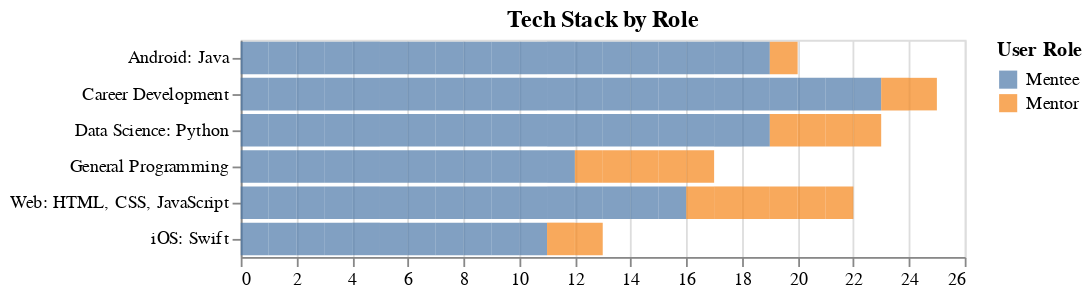

Notebook code for this chart:
### Code cell
tech_stack_by_role(DF)

### Figure 1 — Vega-Lite specification as saved in the notebook (floating-point values rounded to 4 significant figures)
{"config": {"view": {"continuousWidth": 400, "continuousHeight": 300}}, "data": {"name": "data-0b7b05a16d8776ed2d4fef90daa18653"}, "mark": {"type": "bar", "opacity": 0.7}, "encoding": {"color": {"field": "user_role", "title": "User Role", "type": "nominal"}, "tooltip": [{"field": "tech_stack", "type": "nominal"}, {"field": "name", "type": "nominal"}, {"field": "user_role", "type": "nominal"}], "x": {"aggregate": "count", "title": "", "type": "quantitative"}, "y": {"field": "tech_stack", "title": "", "type": "nominal"}}, "title": "Tech Stack by Role", "$schema": "https://vega.github.io/schema/vega-lite/v4.17.0.json", "datasets": {"data-0b7b05a16d8776ed2d4fef90daa18653": [{"tech_stack": "Web: HTML, CSS, JavaScript", "name": "Coraline Smith", "user_role": "Mentee"}, {"tech_stack": "iOS: Swift", "name": "Ali Turner", "user_role": "Mentee"}, {"tech_stack": "Web: HTML, CSS, JavaScript", "name": "Calliope Gutierrez", "user_role": "Mentee"}, {"tech_stack": "Career Development", "name": "Adelyn Cooper", "user_role": "Mentee"}, {"tech_stack": "Career Development", "name": "Juniper Gonzales", "user_role": "Mentee"}, {"tech_stack": "Android: Java", "name": "Rhea Davis", "user_role": "Mentee"}, {"tech_stack": "General Programming", "name": "Lorelai Rogers", "user_role": "Mentee"}, {"tech_stack": "Career Development", "name": "Phoenix Hernandez", "user_role": "Mentee"}, {"tech_stack": "Career Development", "name": "Alberto Watson", "user_role": "Mentee"}, {"tech_stack": "Web: HTML, CSS, JavaScript", "name": "Hector Anderson", "user_role": "Mentee"}, {"tech_stack": "Data Science: Python", "name": "Brynn Gutierrez", "user_role": "Mentee"}, {"tech_stack": "Android: Java", "name": "Emilia Myers", "user_role": "Mentee"}, {"tech_stack": "Career Development", "name": "Adam Cook", "user_role": "Mentee"}, {"tech_stack": "Data Science: Python", "name": "Freyja Wood", "user_role": "Mentee"}, {"tech_stack": "General Programming", "name": "Briar Evans", "user_role": "Mentee"}, {"tech_stack": "Web: HTML, CSS, JavaScript", "name": "Catalina Moore", "user_role": "Mentee"}, {"tech_stack": "iOS: Swift", "name": "Brennan Walker", "user_role": "Mentee"}, {"tech_stack": "Web: HTML, CSS, JavaScript", "name": "Ariyah Scott", "user_role": "Mentee"}, {"tech_stack": "Web: HTML, CSS, JavaScript", "name": "Bellamy Moore", "user_role": "Mentee"}, {"tech_stack": "Web: HTML, CSS, JavaScript", "name": "Dallas Sanders", "user_role": "Mentee"}, {"tech_stack": "Data Science: Python", "name": "Skyler Lopez", "user_role": "Mentee"}, {"tech_stack": "Android: Java", "name": "Milana Murphy", "user_role": "Mentee"}, {"tech_stack": "Data Science: Python", "name": "Wyatt Hughes", "user_role": "Mentee"}, {"tech_stack": "Web: HTML, CSS, JavaScript", "name": "Sarai Myers", "user_role": "Mentee"}, {"tech_stack": "Web: HTML, CSS, JavaScript", "name": "Sabrina Long", "user_role": "Mentee"}, {"tech_stack": "Career Development", "name": "Ella Scott", "user_role": "Mentee"}, {"tech_stack": "iOS: Swift", "name": "Princeton Hughes", "user_role": "Mentee"}, {"tech_stack": "Data Science: Python", "name": "Kadence Mitchell", "user_role": "Mentee"}, {"tech_stack": "Career Development", "name": "Clarissa White", "user_role": "Mentee"}, {"tech_stack": "General Programming", "name": "Adele Kelly", "user_role": "Mentee"}, {"tech_stack": "Android: Java", "name": "Penelope Rodriguez", "user_role": "Mentee"}, {"tech_stack": "iOS: Swift", "name": "Alondra Williams", "user_role": "Mentee"}, {"tech_stack": "General Programming", "name": "Jaxxon Young", "user_role": "Mentee"}, {"tech_stack": "Web: HTML, CSS, JavaScript", "name": "Devon Reyes", "user_role": "Mentee"}, {"tech_stack": "Career Development", "name": "Adler Rivera", "user_role": "Mentee"}, {"tech_stack": "Data Science: Python", "name": "Darius Ross", "user_role": "Mentee"}, {"tech_stack": "iOS: Swift", "name": "Addilyn Sanders", "user_role": "Mentee"}, {"tech_stack": "Web: HTML, CSS, JavaScript", "name": "Khari Jimenez", "user_role": "Mentee"}, {"tech_stack": "Career Development", "name": "Karen Harris", "user_role": "Mentee"}, {"tech_stack": "Career Development", "name": "Cedric Watson", "user_role": "Mentee"}, {"tech_stack": "Android: Java", "name": "Calvin Ortiz", "user_role": "Mentee"}, {"tech_stack": "Data Science: Python", "name": "Clementine White", "user_role": "Mentee"}, {"tech_stack": "Career Development", "name": "Johanna Nguyen", "user_role": "Mentee"}, {"tech_stack": "Career Development", "name": "Roger Wright", "user_role": "Mentee"}, {"tech_stack": "Android: Java", "name": "Macy Morris", "user_role": "Mentee"}, {"tech_stack": "Data Science: Python", "name": "Alejandra Hill", "user_role": "Mentee"}, {"tech_stack": "Data Science: Python", "name": "Wesson Flores", "user_role": "Mentee"}, {"tech_stack": "Data Science: Python", "name": "Chanel Howard", "user_role": "Mentee"}, {"tech_stack": "Android: Java", "name": "Cataleya Rogers", "user_role": "Mentee"}, {"tech_stack": "Android: Java", "name": "Marshall Lopez", "user_role": "Mentee"}, {"tech_stack": "Data Science: Python", "name": "Melissa Cooper", "user_role": "Mentee"}, {"tech_stack": "Data Science: Python", "name": "Kayson Castillo", "user_role": "Mentee"}, {"tech_stack": "Data Science: Python", "name": "Lennox Jackson", "user_role": "Mentee"}, {"tech_stack": "Android: Java", "name": "Roger Flores", "user_role": "Mentee"}, {"tech_stack": "Data Science: Python", "name": "Forrest Martin", "user_role": "Mentee"}, {"tech_stack": "Android: Java", "name": "Cesar Adams", "user_role": "Mentee"}, {"tech_stack": "Data Science: Python", "name": "Alaya Howard", "user_role": "Mentee"}, {"tech_stack": "Web: HTML, CSS, JavaScript", "name": "Marlowe Sanders", "user_role": "Mentee"}, {"tech_stack": "General Programming", "name": "Hudson Taylor", "user_role": "Mentee"}, {"tech_stack": "Career Development", "name": "Marilyn Brown", "user_role": "Mentee"}, {"tech_stack": "Android: Java", "name": "Zahra Hill", "user_role": "Mentee"}, {"tech_stack": "Career Development", "name": "Alisson Hernandez", "user_role": "Mentee"}, {"tech_stack": "Android: Java", "name": "Jaxon Taylor", "user_role": "Mentee"}, {"tech_stack": "Web: HTML, CSS, JavaScript", "name": "Westley Jackson", "user_role": "Mentee"}, {"tech_stack": "Android: Java", "name": "Emmie Rodriguez", "user_role": "Mentee"}, {"tech_stack": "General Programming", "name": "Laila Morgan", "user_role": "Mentee"}, {"tech_stack": "Career Development", "name": "Moshe Ruiz", "user_role": "Mentee"}, {"tech_stack": "General Programming", "name": "Christian Patel", "user_role": "Mentee"}, {"tech_stack": "Career Development", "name": "Simon Parker", "user_role": "Mentee"}, {"tech_stack": "Android: Java", "name": "Lawson Ramos", "user_role": "Mentee"}, {"tech_stack": "Web: HTML, CSS, JavaScript", "name": "Mariana Ward", "user_role": "Mentee"}, {"tech_stack": "iOS: Swift", "name": "Orion Collins", "user_role": "Mentee"}, {"tech_stack": "Web: HTML, CSS, JavaScript", "name": "Legacy Adams", "user_role": "Mentee"}, {"tech_stack": "Career Development", "name": "Bishop Ruiz", "user_role": "Mentee"}, {"tech_stack": "iOS: Swift", "name": "Lillie Rodriguez", "user_role": "Mentee"}, {"tech_stack": "General Programming", "name": "Rocco Parker", "user_role": "Mentee"}, {"tech_stack": "General Programming", "name": "Julieta Lewis", "user_role": "Mentee"}, {"tech_stack": "Career Development", "name": "Uriel Parker", "user_role": "Mentee"}, {"tech_stack": "General Programming", "name": "Holly Gray", "user_role": "Mentee"}, {"tech_stack": "Data Science: Python", "name": "Charlee Hernandez", "user_role": "Mentee"}, {"tech_stack": "Career Development", "name": "Nancy Anderson", "user_role": "Mentee"}, {"tech_stack": "Web: HTML, CSS, JavaScript", "name": "Stanley Martin", "user_role": "Mentee"}, {"tech_stack": "Career Development", "name": "Laurel Lee", "user_role": "Mentee"}, {"tech_stack": "General Programming", "name": "Fletcher Ortiz", "user_role": "Mentee"}, {"tech_stack": "Android: Java", "name": "Aziel Anderson", "user_role": "Mentee"}, {"tech_stack": "iOS: Swift", "name": "Paxton Jackson", "user_role": "Mentee"}, {"tech_stack": "Career Development", "name": "Genesis Torres", "user_role": "Mentee"}, {"tech_stack": "Android: Java", "name": "Jakob Reed", "user_role": "Mentee"}, {"tech_stack": "iOS: Swift", "name": "Maryam Stewart", "user_role": "Mentee"}, {"tech_stack": "Career Development", "name": "Harlow Johnson", "user_role": "Mentee"}, {"tech_stack": "iOS: Swift", "name": "Leandro Campbell", "user_role": "Mentee"}, {"tech_stack": "Career Development", "name": "Nyomi Jimenez", "user_role": "Mentee"}, {"tech_stack": "Android: Java", "name": "Kaison Jones", "user_role": "Mentee"}, {"tech_stack": "Data Science: Python", "name": "Dahlia Watson", "user_role": "Mentee"}, {"tech_stack": "General Programming", "name": "Aitana Parker", "user_role": "Mentee"}, {"tech_stack": "Android: Java", "name": "Leslie Cruz", "user_role": "Mentee"}, {"tech_stack": "iOS: Swift", "name": "Zoie Robinson", "user_role": "Mentee"}, {"tech_stack": "Android: Java", "name": "Chanel Turner", "user_role": "Mentee"}, {"tech_stack": "Data Science: Python", "name": "Andrea Martinez", "user_role": "Mentee"}, {"tech_stack": "Data Science: Python", "name": "Krew Martinez", "user_role": "Mentee"}, {"tech_stack": "Career Development", "name": "Alejandra Wood", "user_role": "Mentor"}, {"tech_stack": "General Programming", "name": "Cason Gutierrez", "user_role": "Mentor"}, {"tech_stack": "Android: Java", "name": "Mavis Castillo", "user_role": "Mentor"}, {"tech_stack": "Data Science: Python", "name": "Amos Davis", "user_role": "Mentor"}, {"tech_stack": "Web: HTML, CSS, JavaScript", "name": "Madison Davis", "user_role": "Mentor"}, {"tech_stack": "Web: HTML, CSS, JavaScript", "name": "Asher Gonzales", "user_role": "Mentor"}, {"tech_stack": "Web: HTML, CSS, JavaScript", "name": "Evan Phillips", "user_role": "Mentor"}, {"tech_stack": "Data Science: Python", "name": "Miles Morris", "user_role": "Mentor"}, {"tech_stack": "General Programming", "name": "Kane Cruz", "user_role": "Mentor"}, {"tech_stack": "Data Science: Python", "name": "Stetson Bennet", "user_role": "Mentor"}, {"tech_stack": "Career Development", "name": "Eloise Murphy", "user_role": "Mentor"}, {"tech_stack": "General Programming", "name": "Daleyza Torres", "user_role": "Mentor"}, {"tech_stack": "Web: HTML, CSS, JavaScript", "name": "Kyler Morgan", "user_role": "Mentor"}, {"tech_stack": "General Programming", "name": "Kylie Miller", "user_role": "Mentor"}, {"tech_stack": "iOS: Swift", "name": "Danna Hernandez", "user_role": "Mentor"}, {"tech_stack": "Web: HTML, CSS, JavaScript", "name": "Sunny Flores", "user_role": "Mentor"}, {"tech_stack": "Data Science: Python", "name": "Liv Alvarez", "user_role": "Mentor"}, {"tech_stack": "General Programming", "name": "Matias Parker", "user_role": "Mentor"}, {"tech_stack": "Web: HTML, CSS, JavaScript", "name": "Kaydence Morales", "user_role": "Mentor"}, {"tech_stack": "iOS: Swift", "name": "Emani Taylor", "user_role": "Mentor"}]}}
